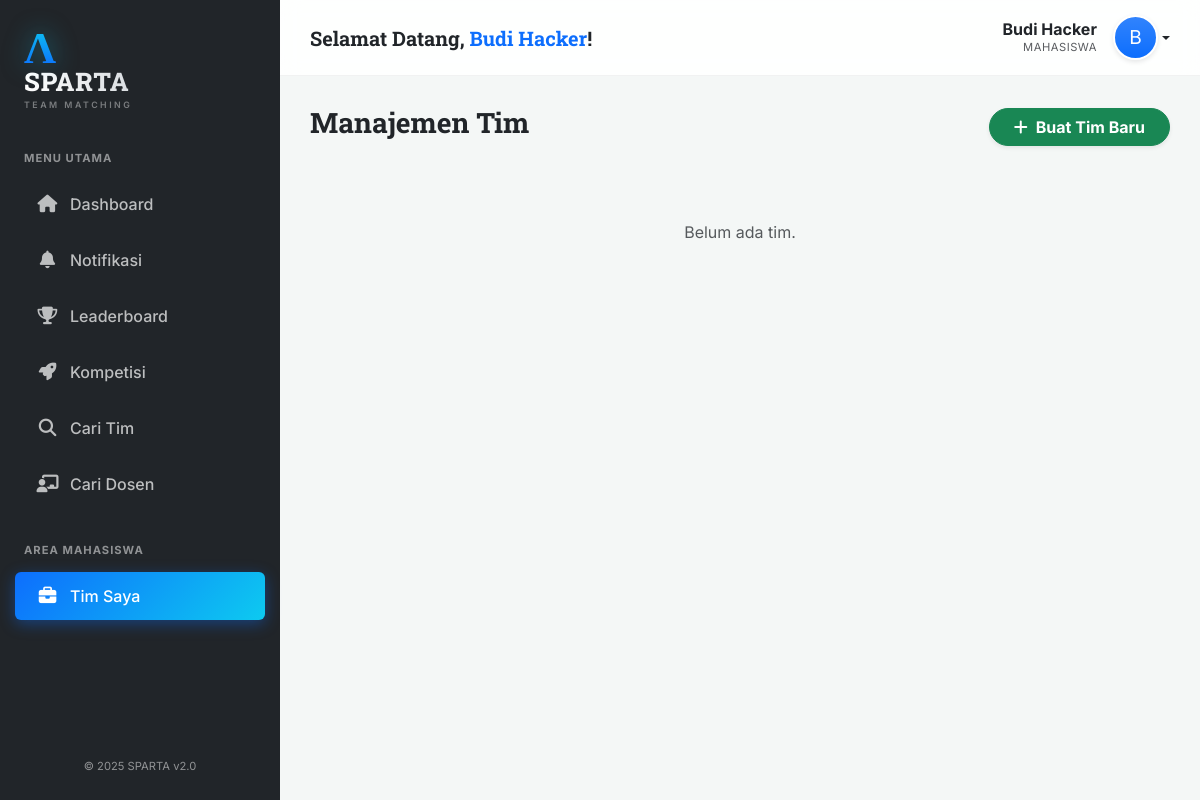
/?page=manajemen_tim (signed in), run on an earlier commit of the app's database.
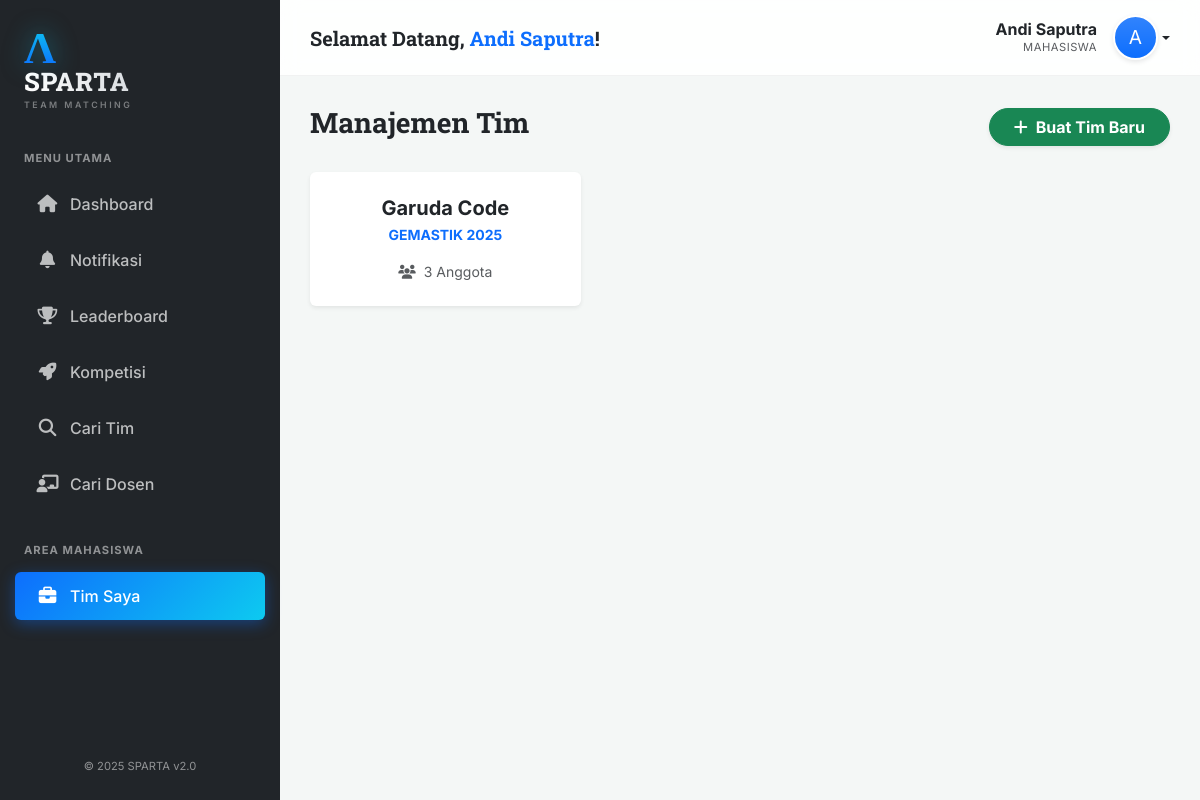
And on a later commit of the database.
### tables this page shows
CREATE TABLE Tim (
    ID_Tim INT AUTO_INCREMENT PRIMARY KEY,
    Nama_Tim VARCHAR(100) NOT NULL,
    Status_Pencarian ENUM('Terbuka', 'Tertutup') DEFAULT 'Terbuka',
    Deskripsi_Tim TEXT,
    Kebutuhan_Role TEXT DEFAULT NULL,  
    ID_Lomba INT NOT NULL,
    ID_Kategori INT DEFAULT NULL,  
    ID_Mahasiswa_Ketua INT NOT NULL,
    ID_Dosen_Pembimbing INT,
    ID_Peringkat INT,
    FOREIGN KEY (ID_Lomba) REFERENCES Lomba(ID_Lomba) ON DELETE CASCADE,
    FOREIGN KEY (ID_Kategori) REFERENCES Kategori_Lomba(ID_Kategori) ON DELETE SET NULL,
    FOREIGN KEY (ID_Mahasiswa_Ketua) REFERENCES Mahasiswa(ID_Mahasiswa),
    FOREIGN KEY (ID_Dosen_Pembimbing) REFERENCES Dosen_Pembimbing(ID_Dosen),
    FOREIGN KEY (ID_Peringkat) REFERENCES Peringkat_Juara(ID_Peringkat)
);

CREATE TABLE Lomba (
    ID_Lomba INT AUTO_INCREMENT PRIMARY KEY,
    Nama_Lomba VARCHAR(200) NOT NULL,
    Deskripsi TEXT,
    Lokasi VARCHAR(100),
    Link_Web VARCHAR(255),
    Tanggal_Mulai DATE,
    Tanggal_Selesai DATE,
    ID_Jenis_Penyelenggara INT,
    ID_Tingkatan INT,
    FOREIGN KEY (ID_Jenis_Penyelenggara) REFERENCES Jenis_Penyelenggara(ID_Jenis),
    FOREIGN KEY (ID_Tingkatan) REFERENCES Tingkatan_Lomba(ID_Tingkatan)
);

### src/pages/manajemen_tim.php (the view, shortened to what the changed rows need)
<?php
$userId = $_SESSION['user_id'];
$stmtTim = $pdo->prepare("SELECT t.*, l.Nama_Lomba,
                          (SELECT COUNT(*) FROM Keanggotaan_Tim WHERE ID_Tim = t.ID_Tim) as Jml_Anggota
                          FROM Tim t JOIN Lomba l ON t.ID_Lomba = l.ID_Lomba
                          WHERE t.ID_Mahasiswa_Ketua = ? ORDER BY t.ID_Tim DESC");
$stmtTim->execute([$userId]);
$myTeams = $stmtTim->fetchAll();
?>
<div class="row g-4">
    <?php if(empty($myTeams)): ?>
        <div class="col-12 py-5 text-center text-muted">Belum ada tim.</div>
    <?php endif; ?>
    <?php foreach($myTeams as $tim): ?>
    <div class="col-md-6 col-lg-4">
        <a href="?page=kelola_tim&id=<?= $tim['ID_Tim'] ?>" class="text-decoration-none">
            <div class="card shadow-sm border-0 h-100 p-4 text-center hover-lift">
                <h5 class="fw-bold text-dark mb-1"><?= htmlspecialchars($tim['Nama_Tim']) ?></h5>
                <small class="text-primary fw-bold text-uppercase"><?= htmlspecialchars($tim['Nama_Lomba']) ?></small>
                <div class="mt-3 text-muted small"><i class="fas fa-users me-1"></i> <?= $tim['Jml_Anggota'] + 1 ?> Anggota</div>
            </div>
        </a>
    </div>
    <?php endforeach; ?>
</div>

### src/index.php (shortened to what the changed rows need)
<?php
require_once 'config.php';
$page = isset($_GET['page']) ? $_GET['page'] : 'dashboard';
$namaUser = $_SESSION['nama'] ?? 'User';
$roleUser = $_SESSION['role'] ?? 'mahasiswa';
$userId   = $_SESSION['user_id'];
$adminPages = ['user_admin', 'master'];
$userFoto = null;
try {
    if ($roleUser === 'mahasiswa') {
        $stmt = $pdo->prepare("SELECT Foto_Profil, NIM FROM Mahasiswa WHERE ID_Mahasiswa = ?");
        $stmt->execute([$userId]);
        $data = $stmt->fetch();
        if ($data) $userFoto = getFotoMhs($data['NIM'], $data['Foto_Profil']);
    } elseif ($roleUser === 'dosen') {
        $stmt = $pdo->prepare("SELECT Foto_Profil, NIDN FROM Dosen_Pembimbing WHERE ID_Dosen = ?");
        $stmt->execute([$userId]);
        $data = $stmt->fetch();
        if ($data) $userFoto = getFotoMhs('DSN_'.$data['NIDN'], $data['Foto_Profil']);
    } elseif ($roleUser === 'admin') {
        $stmt = $pdo->prepare("SELECT Foto_Profil FROM Admin WHERE ID_Admin = ?");
        $stmt->execute([$userId]);
        $userFoto = $stmt->fetchColumn();
    }
} catch (Exception $e) {}
?>
<!DOCTYPE html>
<html lang="id">
<head>
    <link href="https://cdn.jsdelivr.net/npm/bootstrap@5.3.0/dist/css/bootstrap.min.css" rel="stylesheet">
    <link rel="stylesheet" href="https://cdnjs.cloudflare.com/ajax/libs/font-awesome/6.4.0/css/all.min.css">
</head>
<body>
    <div class="main-wrapper">
        <nav class="top-navbar d-flex justify-content-between align-items-center">
            <div class="d-flex align-items-center">
                <h5 class="mb-0 fw-bold text-dark d-none d-md-block" style="font-family: 'Roboto Slab';">
                    Selamat Datang, <span class="text-primary"><?= htmlspecialchars($namaUser) ?></span>!
                </h5>
            </div>
            <div class="dropdown">
                <a href="#" class="d-flex align-items-center text-decoration-none dropdown-toggle text-dark" id="dropdownUser1" data-bs-toggle="dropdown" aria-expanded="false">
                    <div class="me-3 text-end lh-1 d-none d-md-block">
                        <div class="fw-bold text-dark"><?= htmlspecialchars($namaUser) ?></div>
                        <small class="text-muted text-uppercase" style="font-size: 0.7rem; letter-spacing: 0.5px;">
                            <?php
                            if ($roleUser === 'admin') echo "Administrator";
                            elseif ($roleUser === 'dosen') echo "Dosen Pembimbing";
                            else echo "Mahasiswa";
                            ?>
                        </small>
                    </div>
                    <?php if(!empty($userFoto) && file_exists($userFoto)): ?>
                        <img src="<?= $userFoto ?>?t=<?= time() ?>" class="rounded-circle user-avatar-nav">
                    <?php else: ?>
                        <div class="rounded-circle bg-gradient bg-primary text-white d-flex align-items-center justify-content-center user-avatar-nav" style="font-size: 1.2rem;">
                            <?= strtoupper(substr($namaUser, 0, 1)) ?>
                        </div>
                    <?php endif; ?>
                </a>
            </div>
        </nav>
        <div class="content">
            <?php
            if (in_array($page, $adminPages)) {
                $file = "pages/admin/$page.php";
                if (file_exists($file)) {
                    if ($roleUser === 'admin') {
                        include $file;
                    } else {
                        if (file_exists('error.php')) { header("Location: error.php?code=403"); }
                        else { echo "<div class='alert alert-danger'>Akses Ditolak! Halaman ini hanya untuk Administrator.</div>"; }
                    }
                } else {
                    echo "<div class='alert alert-warning'>Halaman admin '$page' tidak ditemukan.</div>";
                }
            }
            elseif (file_exists("pages/$page.php")) {
                include "pages/$page.php";
            }
            ?>
        </div>
    </div>
</body>
</html>

What changed in the data, as far as the page shows it:
added tim: Nama_Tim "Garuda Code", ID_Lomba.Nama_Lomba "GEMASTIK 2025", Jml_Anggota "3"
Also different on the page:
$namaUser: "Budi Hacker" → "Andi Saputra"
substr($namaUser, 0, 1): "B" → "A"
text no longer shown: "Belum ada tim."
